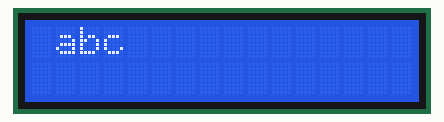
This sketch was run on a simulated Arduino Uno, built with avr-gcc and run on an emulated ATmega328P. On the bench: 16×2 character LCD.

Above: at 0.1 s.
At 3.6 s:
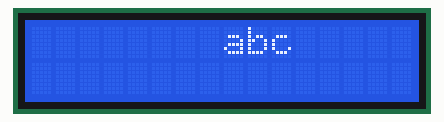
At 7.1 s:
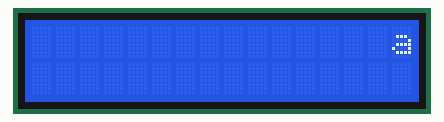
At 19.6 s:
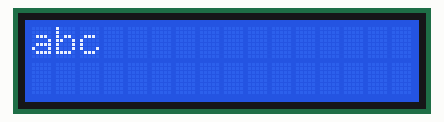
At 26.6 s:
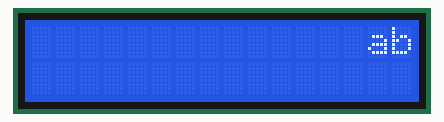
At 39.1 s:
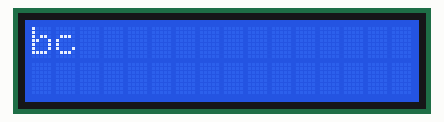

Measured:
- what the display in image 1 shows lasts 0.5 s, from 3.6 s to 4.1 s

The sketch:

sketch_jan04c.ino
```cpp
#include<LiquidCrystal.h>
LiquidCrystal l(2,3,4,5,6,7);
int i,k,j=0;
int cnt=0;
void setup()
{
  l.begin(16,2);
  l.print("abc");

}

void loop()
{
  l.scrollDisplayRight();
  delay(500);
}
```
